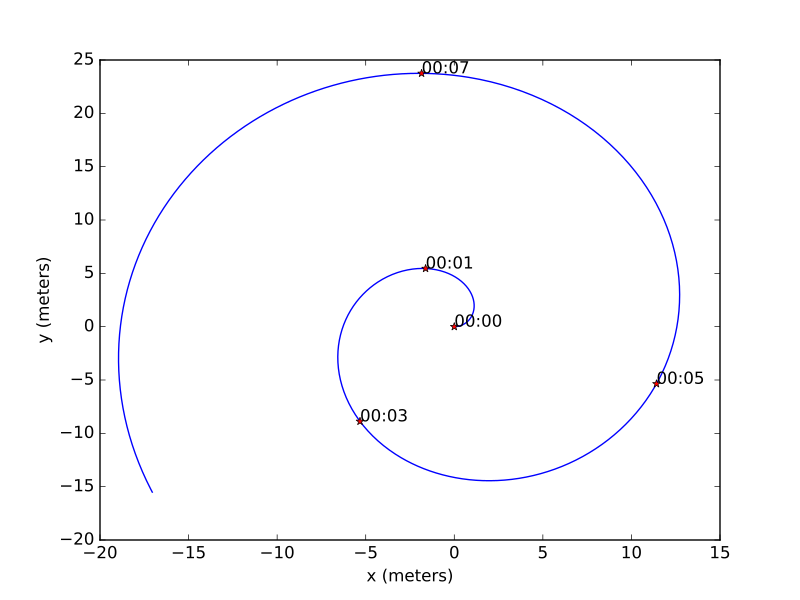

Source code (Python):
from pylayers.mobility.trajectory import *
import matplotlib.pyplot as plt
import numpy as np
t = np.arange(0,10,0.01)
x = 2*t*np.cos(t)
y = 3*t*np.sin(t)
z = 0*t
pt =np.vstack((x,y,z)).T
traj = Trajectory()
traj.generate(t=t,pt=pt)
f,a = traj.plot()
plt.show()
